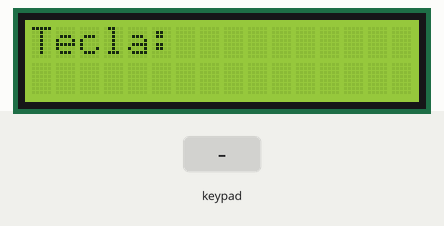
Bench run of a program on a simulated ATmega328P, built with avr-gcc and emulated at 16 MHz. Parts: 16×2 character LCD. Wiring (inferred from the signals the program sends): 4×4 keypad with keys 1 2 3 A 4 5 6 B 7 8 9 C * 0 # D: rows PC0, PC1, PC2, PC3; columns PB0, PB1, PB2, PB3. Wiring (inferred from the names in the program): character LCD (HD44780): RS PD2; E PD3; data PD4, PD5, PD6, PD7. The test bench sets the inputs (shaded band).

Above: at 1.2 s.
1.3 s: keypad keys 1 2 3 4 # pressed 0.4 s apart
At 3.47 s:
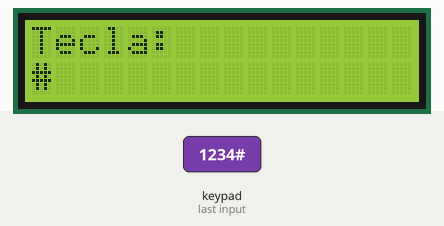
4.8 s: key 'A' pressed
At 5.14 s:
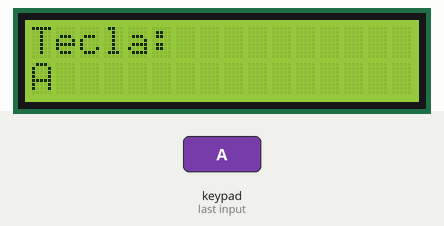
6.8 s: key 'B' pressed
At 7.14 s:
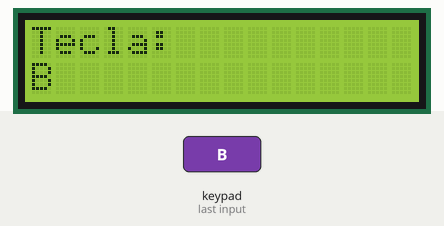
8.8 s: keypad keys 1 2 3 4 * pressed 0.4 s apart
At 10.97 s:
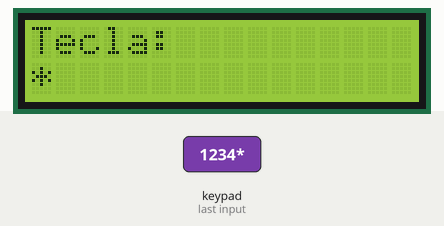
12.3 s: key 'C' pressed
At 12.64 s:
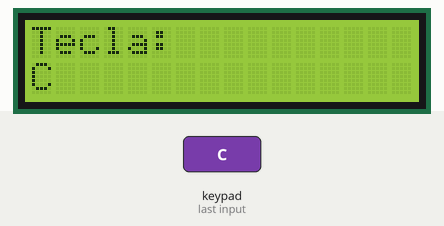
14.3 s: keypad keys 1 2 3 4 D pressed 0.4 s apart
At 14.63 s:
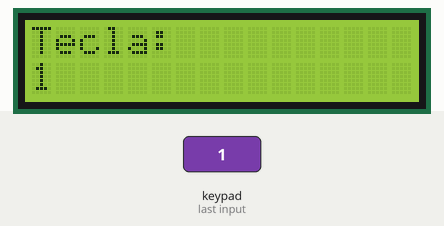
Timing chart, 0 to 17.3 s (numbered marks = the images above; inputs shaded):
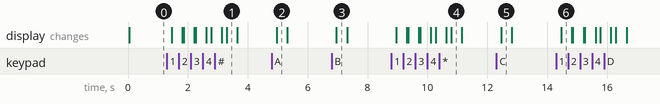

Measured:
- after the input at 1.3 s, the display: first changes after 0.16 s (image 1 shows a later state)
- after the input at 4.8 s, the display: changes after 0.16 s (image 2)
- after the input at 6.8 s, the display: changes after 0.16 s (image 3)
- after the input at 8.8 s, the display: first changes after 0.16 s (image 4 shows a later state)
- after the input at 12.3 s, the display: changes after 0.16 s (image 5)
- after the input at 14.3 s, the display: changes after 0.16 s (image 6)

The program:

main.c
```c
#define F_CPU 16000000UL
#include <avr/io.h>
#include <util/delay.h>
#include <stdint.h>

// LCD: Pines en PORTD
#define LCD_RS PD2
#define LCD_E  PD3
#define LCD_D4 PD4
#define LCD_D5 PD5
#define LCD_D6 PD6
#define LCD_D7 PD7

// Helpers de bit
#define SETBIT(port,bit)    ((port) |=  (1<<(bit)))
#define CLRBIT(port,bit)    ((port) &= ~(1<<(bit)))
#define READBIT(pin,bit)    ((pin)  &   (1<<(bit)))

// Prototipos LCD
static void lcd_pulse_enable(void);
static void lcd_write_nibble(uint8_t nib);
static void lcd_write_byte(uint8_t data, uint8_t is_data);
static void lcd_cmd(uint8_t cmd);
static void lcd_data(uint8_t data);
static void lcd_init(void);
static void lcd_gotoxy(uint8_t col, uint8_t row);
static void lcd_puts(const char *s);

// Teclado 4x4
// Filas -> PC0..PC3 (salidas), Columnas -> PB0..PB3 (entradas pull-up)
static void kpd_init(void);
static char kpd_getkey(void);     // devuelve '\0' si no hay tecla
static char keymap(uint8_t r, uint8_t c);

// Implementación LCD
static void lcd_pulse_enable(void) {
    SETBIT(PORTD, LCD_E);
    _delay_us(1);
    CLRBIT(PORTD, LCD_E);
    _delay_us(50);
}

static void lcd_write_nibble(uint8_t nib) {
    // Poner D4..D7 según nibble (bits 0..3)
    if (nib & 0x01) SETBIT(PORTD, LCD_D4); else CLRBIT(PORTD, LCD_D4);
    if (nib & 0x02) SETBIT(PORTD, LCD_D5); else CLRBIT(PORTD, LCD_D5);
    if (nib & 0x04) SETBIT(PORTD, LCD_D6); else CLRBIT(PORTD, LCD_D6);
    if (nib & 0x08) SETBIT(PORTD, LCD_D7); else CLRBIT(PORTD, LCD_D7);
    lcd_pulse_enable();
}

static void lcd_write_byte(uint8_t data, uint8_t is_data) {
    if (is_data) SETBIT(PORTD, LCD_RS); else CLRBIT(PORTD, LCD_RS);
    lcd_write_nibble(data >> 4);
    lcd_write_nibble(data & 0x0F);
}

static void lcd_cmd(uint8_t cmd) {
    lcd_write_byte(cmd, 0);
    if (cmd == 0x01 || cmd == 0x02) _delay_ms(2);
}

static void lcd_data(uint8_t data) {
    lcd_write_byte(data, 1);
}

static void lcd_init(void) {
    // Configurar pines como salida
    DDRD |= (1<<LCD_RS) | (1<<LCD_E) | (1<<LCD_D4) | (1<<LCD_D5) | (1<<LCD_D6) | (1<<LCD_D7);
    // Estado inicial
    CLRBIT(PORTD, LCD_RS);
    CLRBIT(PORTD, LCD_E);

    _delay_ms(40); // power-up

    // Init especial 4-bit
    lcd_write_nibble(0x03); _delay_ms(5);
    lcd_write_nibble(0x03); _delay_us(150);
    lcd_write_nibble(0x03); _delay_us(150);
    lcd_write_nibble(0x02); // 4-bit

    // Función: 4-bit, 2 líneas, 5x8
    lcd_cmd(0x28);
    // Display ON, cursor OFF, blink OFF
    lcd_cmd(0x0C);
    // Entry mode: cursor incrementa
    lcd_cmd(0x06);
    // Clear
    lcd_cmd(0x01);
}

static void lcd_gotoxy(uint8_t col, uint8_t row) {
    static const uint8_t base[2] = {0x00, 0x40}; // 16x2
    lcd_cmd(0x80 | (base[row & 1] + (col & 0x0F)));
}

static void lcd_puts(const char *s) {
    while (*s) lcd_data((uint8_t)*s++);
}

// Implementación Teclado
static void kpd_init(void) {
    // Filas PC0..PC3 como salidas (inician en alto)
    DDRC |= 0x0F;
    PORTC |= 0x0F;

    // Columnas PB0..PB3 como entradas con pull-up
    DDRB &= ~0x0F;
    PORTB |= 0x0F;
}

static char keymap(uint8_t r, uint8_t c) {
    static const char tbl[4][4] = {
        {'1','2','3','A'},
        {'4','5','6','B'},
        {'7','8','9','C'},
        {'*','0','#','D'}
    };
    if (r<4 && c<4) return tbl[r][c];
    return '\0';
}

static char kpd_getkey(void) {
    // Escaneo por filas: poner una fila a 0, leer columnas
    for (uint8_t r = 0; r < 4; r++) {
        // Poner todas las filas en 1
        PORTC |= 0x0F;
        // Activar fila r en 0
        CLRBIT(PORTC, r);

        _delay_us(5);

        uint8_t cols = PINB & 0x0F; // columnas con pull-up
        if (cols != 0x0F) {
            // Alguna columna fue tirada a 0 -> hay tecla
            _delay_ms(20); // debounce
            cols = PINB & 0x0F;
            if (cols != 0x0F) {
                // Identificar columna
                for (uint8_t c = 0; c < 4; c++) {
                    if ((cols & (1<<c)) == 0) {
                        char ch = keymap(r, c);
                        // Esperar liberación para no repetir
                        while ((PINB & (1<<c)) == 0) { /* wait */ }
                        _delay_ms(10);
                        return ch;
                    }
                }
            }
        }
    }
    return '\0'; // sin tecla
}

int main(void) {
    lcd_init();
    kpd_init();

	lcd_gotoxy(0,0);
    lcd_puts("Tecla:");
    lcd_gotoxy(0,1);
    lcd_puts("");

    while (1) {
        char k = kpd_getkey();
        if (k != '\0') {
            lcd_data((uint8_t)k);   // muestra la tecla
            _delay_ms(350);         // visible 350 ms

            lcd_cmd(0x10);          // cursor a la izquierda
            lcd_data(' ');          // borra pisando con espacio
            lcd_cmd(0x10);          // vuelve a la posición original
        }
        _delay_ms(5);
    }
}
```
